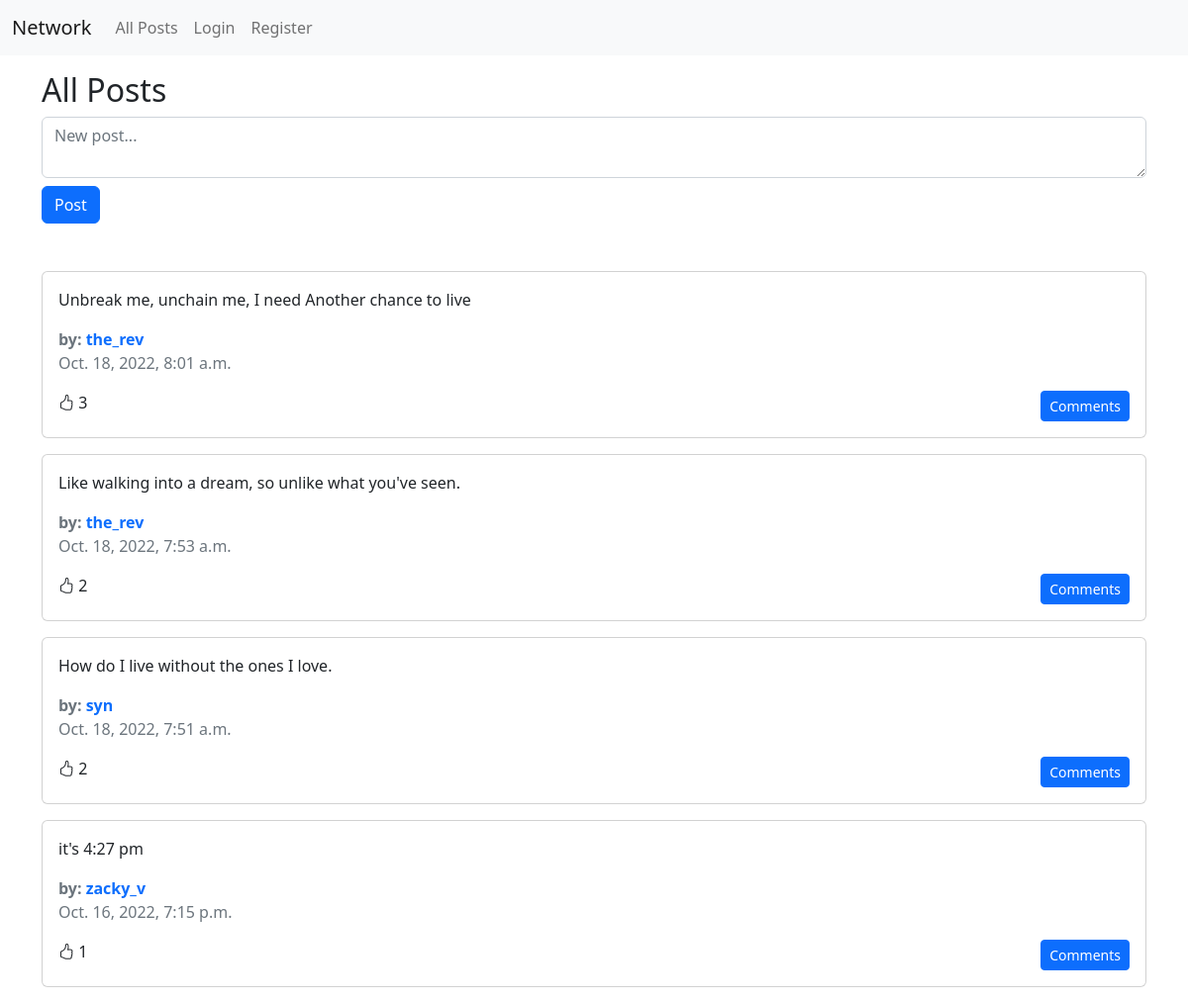
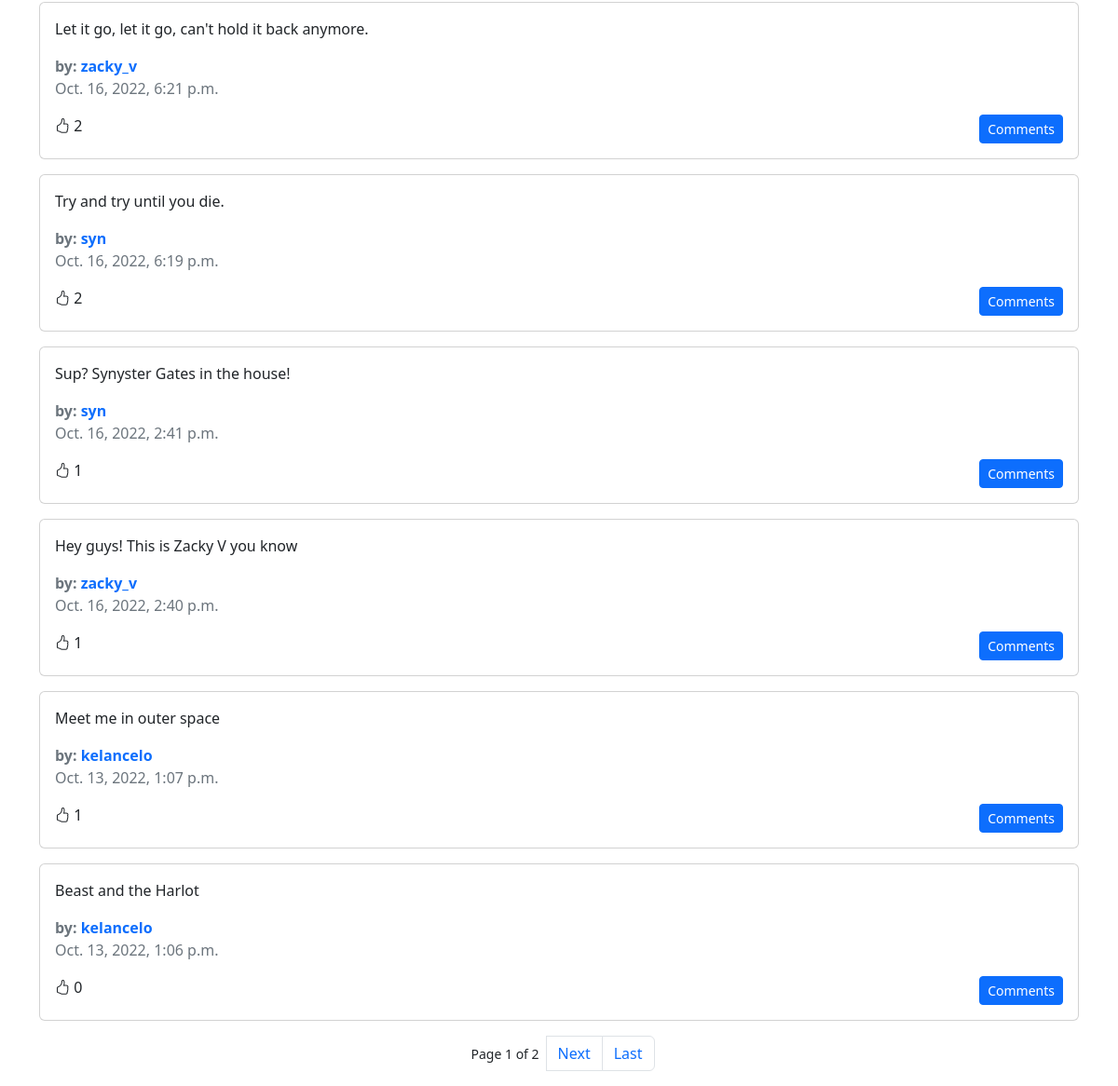
The page / on the database its author committed (2 pictures, top to bottom).
### network/models.py (models this page shows, shortened)
class Post(models.Model):
    author = models.ForeignKey(User, on_delete=models.CASCADE, related_name="posts")
    body = models.TextField()
    date_created = models.DateTimeField(auto_now_add=True)

class User(AbstractUser):
    following = models.ManyToManyField("self", blank=True, related_name="followers", symmetrical=False)
    liked_posts = models.ManyToManyField("Post", blank=True, related_name="likers")

### network/views.py (the view, shortened to what this page needs)
# urls.py: path("", views.index, name="index"),
def index(request):
    posts = Post.objects.order_by("-date_created")
    for post in posts:
        setattr(post, "like_count", post.likers.count())
        if request.user.is_authenticated:
            setattr(post, "liked", request.user.liked_posts.filter(pk=post.id).exists())
    page_num = request.GET.get("page")
    if not page_num:
        page_num = 1
    paginator = Paginator(posts, 10)
    page = paginator.get_page(page_num)
    return render(request, "network/index.html", {
        "page": page
    })

### network/templates/network/index.html (shortened to what this page needs)
{% extends "network/posts_layout.html" %}
{% block header %}
<h1 class="fs-2">All Posts</h1>
<form action="{% url 'index' %}" method="post" class="mb-5">
  <textarea name="body" rows="2" placeholder="New post..." class="form-control mb-2" required></textarea>
  <input type="submit" value="Post" class="btn btn-primary" />
</form>
{% endblock %}

### network/templates/network/posts_layout.html (shortened to what this page needs)
{% extends "network/layout.html" %}
{% load static %}
{% block body %}
{% block header %}{% endblock %}
<div id="posts" class="row gy-3">
    {% for post in page %}
    <div class="col-12">
        <div class="card">
            <div class="card-body">
                <p class="card-text" id="post-{{ post.id }}-body">{{ post.body }}</p>
                <div class="text-muted fw-bold">
                    by:
                    <a href="{% url 'user' user_id=post.author.id %}" class="profile-link">
                        {{ post.author.username }}
                    </a>
                </div>
                <div class="card-text text-muted mb-3">{{ post.date_created }}</div>
                <div class="d-flex">
                    <div class="me-auto">
                        {% if post.liked %}
                        <i class="bi bi-hand-thumbs-up-fill like-button" data-post-id="{{ post.id }}"></i>
                        {% else %}
                        <i class="bi bi-hand-thumbs-up like-button" data-post-id="{{post.id}}"></i>
                        {% endif %}
                        <span class="like-count">{{ post.like_count }}</span>
                    </div>
                    <button
                        data-post-id="{{post.id}}"
                        class="btn btn-sm btn-primary comments-button"
                        data-bs-toggle="modal"
                        data-bs-target="#comments-modal"
                    >
                        Comments
                    </button>
                </div>
            </div>
        </div>
    </div>
    {% endfor %}
</div>
{% if page.paginator.num_pages > 1 %}
<nav>
    <ul class="pagination mt-3 justify-content-center">
        <small class="mx-2 align-self-center">
            Page {{ page.number }} of {{ page.paginator.num_pages }}
        </small>
        {% if page.has_next %}
        <li class="page-item">
            <a class="page-link" href="?page={{ page.next_page_number }}">Next</a>
        </li>
        <li class="page-item">
            <a class="page-link" href="?page={{ page.paginator.num_pages }}">Last</a>
        </li>
        {% endif %}
    </ul>
</nav>
{% endif %}
{% endblock %}

### network/static/network/styles.css (style rules this page uses)
.profile-link { text-decoration: none; }
.like-button { cursor: pointer; }
.page-link { cursor: pointer; }

### rows shown on the page
Post: body "Unbreak me, unchain me, I need Another chance to live", author.username "the_rev", date_created "Oct. 18, 2022, 8:01 a.m.", like_count "3"
Post: body "Like walking into a dream, so unlike what you've seen.", author.username "the_rev", date_created "Oct. 18, 2022, 7:53 a.m.", like_count "2"
Post: body "How do I live without the ones I love.", author.username "syn", date_created "Oct. 18, 2022, 7:51 a.m.", like_count "2"
Post: body "it's 4:27 pm", author.username "zacky_v", date_created "Oct. 16, 2022, 7:15 p.m.", like_count "1"
Post: body "Let it go, let it go, can't hold it back anymore.", author.username "zacky_v", date_created "Oct. 16, 2022, 6:21 p.m.", like_count "2"
Post: body "Try and try until you die.", author.username "syn", date_created "Oct. 16, 2022, 6:19 p.m.", like_count "2"
Post: body "Sup? Synyster Gates in the house!", author.username "syn", date_created "Oct. 16, 2022, 2:41 p.m.", like_count "1"
Post: body "Hey guys! This is Zacky V you know", author.username "zacky_v", date_created "Oct. 16, 2022, 2:40 p.m.", like_count "1"
Post: body "Meet me in outer space", author.username "kelancelo", date_created "Oct. 13, 2022, 1:07 p.m.", like_count "1"
Post: body "Beast and the Harlot", author.username "kelancelo", date_created "Oct. 13, 2022, 1:06 p.m.", like_count "0"

### other values the page prints
{{ page.number }} "1"
{{ page.paginator.num_pages }} "2"
